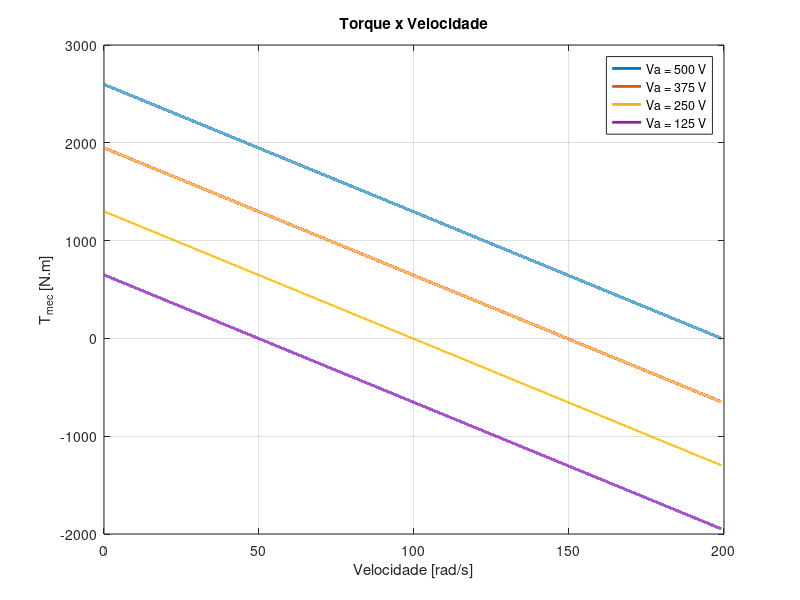

Write MATLAB code to recreate this figure.
clc
clear;

% Caracteristicas do motor
% Preset Model 13
Ra = 0.4832; % Resistencia de armadura
w0 = 199.1; % Velocidade a vazio
kphi = 2.51; % K phi nominal

Va = 500; % Tensão de terminal
Pmech = linspace(0,w0,100000); % Potência mecânica

Te = kphi*((Va-kphi*Pmech))/Ra;
plot(Pmech,Te,'LineWidth',2)

title('Torque x Velocidade')
ylabel('T_{mec} [N.m]')
xlabel('Velocidade [rad/s]')
grid on
hold on

Va2 = 500*0.75; % Tensão de terminal 75%
Te = kphi*((Va2-Pmech*kphi))/Ra;
plot(Pmech,Te,'LineWidth',2)
hold on

Va3 = 500*0.5; % Tensão de terminal 50%
Te = kphi*((Va3-Pmech*kphi))/Ra;
plot(Pmech,Te,'LineWidth',2)
hold on

Va4 = 500*0.25; % Tensão de terminal 25%
Te = kphi*((Va4-Pmech*kphi))/Ra;
plot(Pmech,Te,'LineWidth',2)
legend('Va = 500 V','Va = 375 V','Va = 250 V','Va = 125 V')
hold off